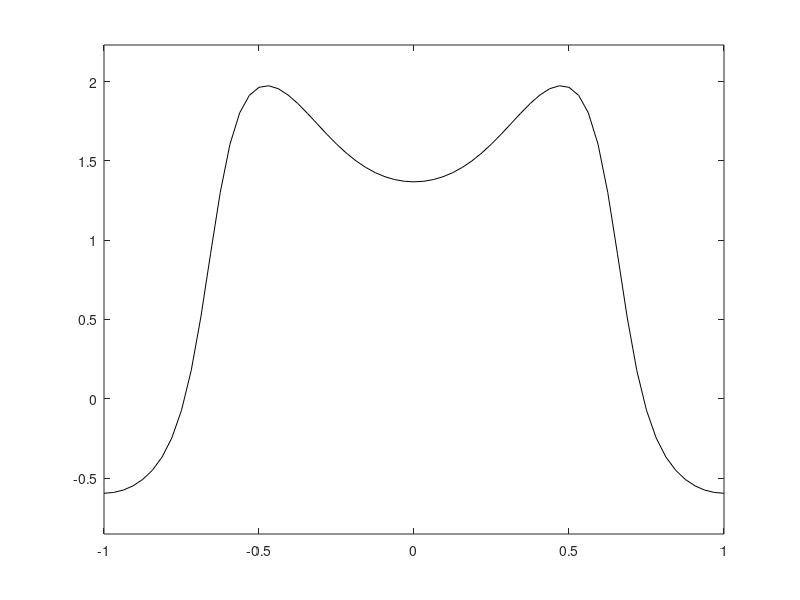

The MATLAB source for this figure: (Note: this script raises an error after producing the figure.)
% Programming example for finite differences in matlab
% Solve the problem p_t + u p_x = 0
%

% Define the domain:
xmin =-1; xmax=1;

% Define the BC of the problem
periodic=1;

% Define the computational grid;
N=64;              % number of intervals
dx=(xmax-xmin)/N;  % grid spacing
xe=xmin:dx:xmax;   % cell edges

% Define integration time and number of time steps
Courant  = 0.5;              % Set courant number
u  = 1.0;                    % unit velocity
dt = Courant*dx/u;           % Courant number is fixed
ntimesteps=(xmax-xmin)/u/dt; % enough steps for a SINGLE circuit

% define initial condition function
%init = inline('exp(-sin(pi*x).^2)');
 alpha = 4;
 init = inline('tanh(4*(cos(pi*x) + 1/2)) + exp(-(cos(pi*x).^2))');
%init = inline('max(0,1-4*x.^2)');

% Initial Conditions
p = init(xe);

umin = min(p); umax=max(p); du = (umax-umin)*0.1;
axislimits=[xmin xmax min(p)-du max(p)+du];
plot(xe,p,'k');
axis(axislimits);
disp('Initial Conditions. Hit return to continue');
pause

pexact = p; % save initial conditions for later use
isnap=4;     % Define how often (# of time steps) to plot solution

for it = 1:ntimesteps

  p = rk3(p,u,dx,dt,periodic); % RK3 time step

  time = it*dt;
%%%%%%%%%%%%%Plot numerical solution %%%%%%%%%%%%%%%%%%%%%
  if (mod(it,isnap)==0)
    plot(xe,p,'k');
    legend('Numerical');
    xlabel('x'); ylabel('u');
    axis(axislimits);

    disp('Hit return to continue');
    
    pause
  end
%%%%%%%%%%%%%Plot numerical solution %%%%%%%%%%%%%%%%%%%%%
end

%%%%%%%%%%%%%Plot final solution %%%%%%%%%%%%%%%%%%%%%
plot(xe,pexact,'r', xe,p,'k','LineWidth',3);
legend('Exact','Numerical');
xlabel('x'); ylabel('p');
axis(axislimits);
set(gca,'FontName','Cambira','FontSize',16)
%%%%%%%%%%%%%Error Measures%%%%%%%%%%%%%%%%%%%%%
err     = (p-pexact);
emax=max(abs(err));
erms=sqrt(sum(err.^2))*dx;
disp(strcat('Errors:', num2str([N emax erms]) ) );

%%
text(-0.8,-0.1,'N = 64, Emax = 0.117894, Erms = 0.01078','Fontsize',16)
text(-0.8,-0.1,'N = 128, Emax = 0.06552023, Erms = 0.003680782','Fontsize',16)

text(-0.8,-0.1,'N = 128, Emax = 0.1638743, Erms = 0.009361916','Fontsize',16)
text(-0.8,-0.1,'N = 64, Emax = 0.37711, Erms = 0.0373239','Fontsize',16)

%%

